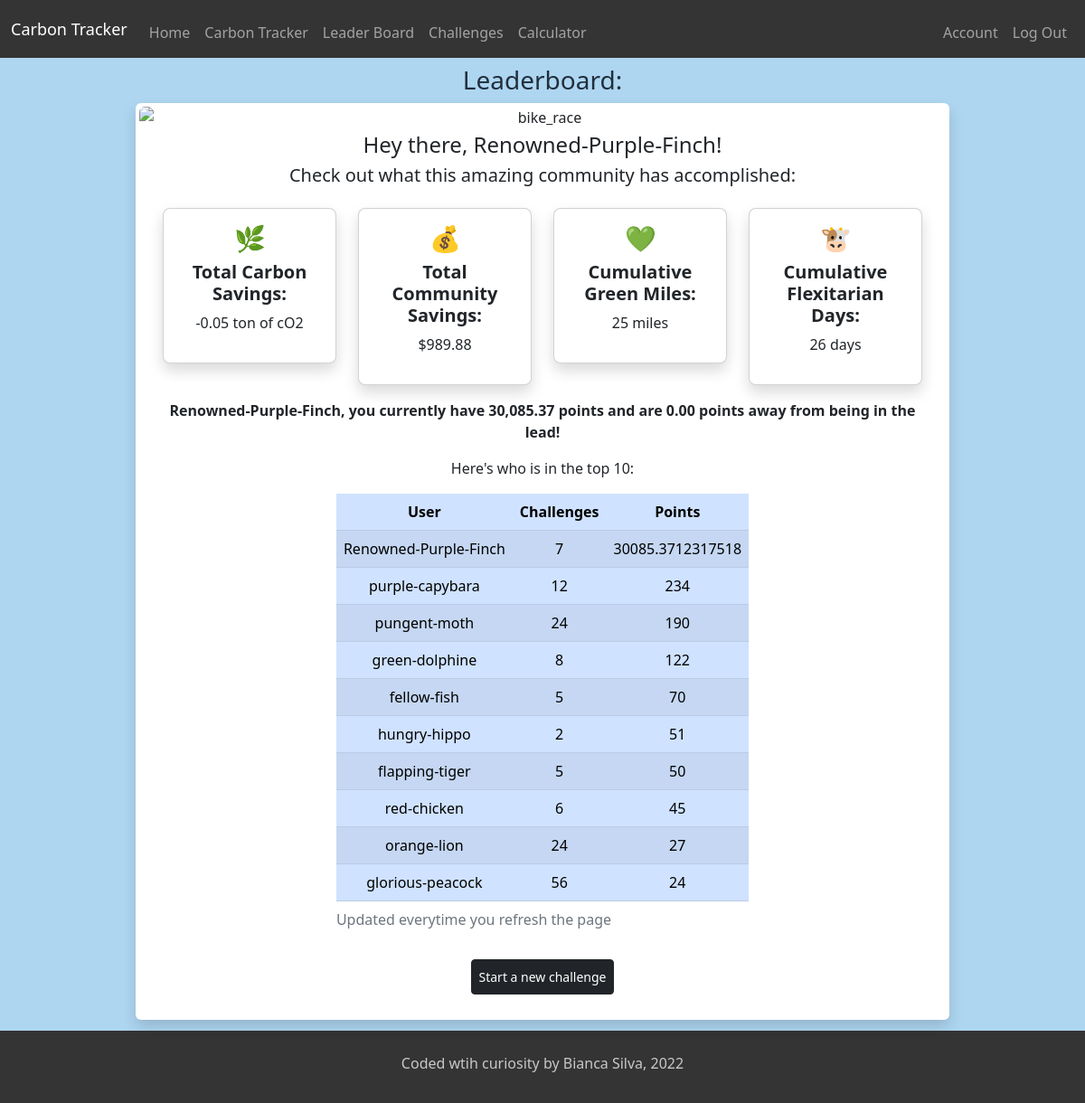
The app's page /leaderboard (signed in) with its own data.
### tables this page shows
CREATE TABLE users (id INTEGER PRIMARY KEY AUTOINCREMENT NOT NULL, name TEXT NOT NULL, email TEXT NOT NULL, leaderboardname TEXT NOT NULL, hash TEXT NOT NULL, datejoined DATETIME DEFAULT CURRENT_TIMESTAMP);

CREATE TABLE leaderboard (id INTEGER PRIMARY KEY AUTOINCREMENT NOT NULL, user_id INTEGER NOT NULL, leaderboardname TEXT NOT NULL, challenges NUMERIC, green_miles NUMERIC, carbon_saved NUMERIC, plastic_saved NUMERIC, total_points NUMERIC);

### app.py (the view)
@app.route("/leaderboard", methods=["GET", "POST"])
@login_required
def leaderboard():
  if request.method == "POST":
    print("Hey, it's post time")
    return redirect("/leaderboard")
  else:
    print("Hey, it's GET time, get it?")
    check_footprint = db.execute("SELECT user_id FROM footprint WHERE user_id=?", session.get("user_id"))
    print("CHeck if user in footprint: ", check_footprint)
    if len(check_footprint) == 0:
      flash("Please calculate your carbon footprint to get started")
      return redirect("/calculator")
    check_name = db.execute("SELECT leaderboardname FROM users WHERE id=?", session.get("user_id"))
    for item in check_name:
      leaderboardname = item['leaderboardname']
    carbon_savings_total = db.execute("SELECT SUM(carbon_savings) FROM trackers")
    print("Total carbon saved so far", carbon_savings_total)
    for item in carbon_savings_total:
      total_carbon_saved = item['SUM(carbon_savings)']
    total_carbon_saved = (co2(float(total_carbon_saved))).replace("per year", "")
    print("Total carbon saved from db: ", total_carbon_saved)
    money_savings_total = db.execute("SELECT SUM(saved_money) FROM trackers")
    for item in money_savings_total:
      total_money_saved = item['SUM(saved_money)']
    total_money_saved = str(total_money_saved)
    total_money_saved = "$" + total_money_saved
    plastic_saved = db.execute("SELECT SUM(saved_plastic) FROM trackers")
    print("Plastic saved: ", plastic_saved)
    for item in plastic_saved:
      total_plastic_saved = item['SUM(saved_plastic)']
    print("Plastic saved in db: ", total_plastic_saved)
    water_saved = db.execute("SELECT SUM(saved_water) FROM trackers")
    print("Water saved: ", water_saved)
    for item in water_saved:
      total_water_saved = item['SUM(saved_water)']
    print("Total community water savings: ", total_water_saved)
    miles_walked_biked = db.execute("SELECT SUM(miles_walk_bike) FROM trackers")
    print("Miles walked or biked: ", miles_walked_biked)
    for item in miles_walked_biked:
      total_miles = item['SUM(miles_walk_bike)']
    total_miles = str(total_miles)
    total_miles = total_miles + " miles"
    flexitarian_db = db.execute("SELECT SUM(less_beef), SUM(less_chicken), SUM(less_pork) FROM trackers")
    for item in flexitarian_db:
      beef_flex = item["SUM(less_beef)"]
      chicken_flex = item['SUM(less_chicken)']
      pork_flex = item['SUM(less_pork)']
    total_flex = int(beef_flex) + int(chicken_flex) + int(pork_flex)
    total_flex = str(total_flex)
    total_flex = total_flex + " days"
    print("FLEXITARIAN: ", total_flex)
    leaders = db.execute("SELECT leaderboardname, challenges, total_points FROM leaderboard ORDER BY total_points DESC LIMIT 10")
    print("LEADERS: ", leaders)
    for leader in leaders:
      leadingname = leader['leaderboardname']
      challenges = leader['challenges']
      totalpoints = leader['total_points']
    find_leader = db.execute("SELECT leaderboardname, total_points FROM leaderboard ORDER BY total_points DESC LIMIT 1")
    print("AND THE LEADER IS: ", find_leader)
    max_points = 0
    for points in find_leader:
      max_points = points['total_points']
    print("FIND CURRENT POSITION: ", max_points)
    you = db.execute("SELECT leaderboardname, total_points FROM leaderboard WHERE user_id=?", session.get("user_id"))
    temp_test = db.execute("SELECT leaderboardname, total_points FROM leaderboard WHERE user_id=?", session.get("user_id"))
    your_points = 0
    for points in temp_test:
      your_points = float(points['total_points'])
    points_to_top = formatfloat(max_points - your_points)
    your_points = formatfloat(your_points)
    return render_template("/leaderboard.html", yourpoints=your_points, pointstotop= points_to_top, leaders=leaders, leadingname=leadingname, challenges=challenges, totalpoints=totalpoints, flexitarian=total_flex, greenmiles=total_miles, dollarsavings=total_money_saved, carbonsavings=total_carbon_saved, leaderboardname=leaderboardname)

### app.py (called while the page is built)
@app.after_request
def after_request(response):
  response.headers["Cache-control"] = "no-cache, no-store, must-revalidate"
  response.headers["Expires"] = 0
  response.headers["Pragma"] = "no-cache"
  return response

### helpers.py (called while the page is built)
def login_required(f):
    @wraps(f)
    def decorated_function(*args, **kwargs):
      if session.get("user_id") is None:
        return redirect("/login")
      return f(*args, **kwargs)
    return decorated_function

def co2(value):
  tons = value / 1000
  if tons > 1:
    return f"{tons:,.2f} tons of cO2 per year"
  else:
    return f"{tons:,.2f} ton of cO2 per year"

def formatfloat(value):
  return f"{value:,.2f}"

### templates/leaderboard.html (shortened to what this page needs)
{% extends "layout.html" %}
{% block main %}
<form action="/leaderboard" method="get">
  <h3 class="darkBlue">Leaderboard:</h3>
  <div class="card body rounded-2 shadow p-1 border-0 m-1 justify-content-center mx-auto w-75">
  <img class="img-fluid rounded-2 mb-1" src="/static/bike_race.jpg" mx-auto w-auto alt="bike_race"/>
  <h4>Hey there, {{leaderboardname}}!</h4>
  <h5>Check out what this amazing community has accomplished:</h5>
  <div class="card-body">
  <div class="row justify-content-center">
    <div class="col-auto mb-2">
      <div class="d-flex">
        <div class="card shadow rounded-3" style="width: 12rem;">
          <div class="card-body">
            <h3>🌿</h3>
            <h5 class="card-title"><b>Total Carbon Savings:</b></h5>
            <p>{{carbonsavings}}</p>
          </div>
        </div>
      </div>
    </div>
    <div class="col-auto mb-2">
      <div class="d-flex">
        <div class="card shadow rounded-3" style="width: 12rem;">
          <div class="card-body">
            <h3>💰</h3>
            <h5 class="card-title"><b>Total Community Savings:</b></h5>
            <p>{{dollarsavings}}</p>
          </div>
        </div>
      </div>
    </div>
    <div class="col-auto mb-2">
      <div class="d-flex">
        <div class="card shadow rounded-3" style="width: 12rem;">
          <div class="card-body">
            <h3>💚</h3>
            <h5 class="card-title"><b>Cumulative Green Miles:</b></h5>
            <p>{{greenmiles}}</p>
          </div>
        </div>
      </div>
    </div>
    <div class="col-auto mb-2">
      <div class="d-flex">
        <div class="card shadow rounded-3" style="width: 12rem;">
          <div class="card-body">
            <h3>🐮</h3>
            <h5 class="card-title"><b>Cumulative Flexitarian Days:</b></h5>
            <p>{{flexitarian}}</p>
          </div>
        </div>
      </div>
    </div>
    <p class="mt-2"><b>{{leaderboardname}}, you currently have {{yourpoints}} points and are {{pointstotop}} points away from being in the lead!</b></p>
    <p>Here's who is in the top 10:</p>
    <table class="table table-striped table-primary table-hover table-responsive mx-auto w-auto">
      <caption>Updated everytime you refresh the page</caption>
      <thead>
        <tr>
          <th scope="col">User</th>
          <th scope="col">Challenges</th>
          <th scope="col">Points</th>
        </tr>
      </thead>
      <tbody>
        {% for leader in leaders %}
        <tr>
          {% for key, values in leader.items() %}
            <td>{{values}}</td>
          {% endfor %}
        </tr>
        {% endfor%}
      </tbody>
    </table>
</form>
  <form action="/challenges" method="post">
    <button class="btn btn-dark btn-sm m-2 p-2">Start a new challenge</button>
  </form>
{% endblock %}

### templates/layout.html (shortened to what this page needs)
<!DOCTYPE html>
<html lang="en">
<head>
</head>
    <link href="https://cdn.jsdelivr.net/npm/bootstrap@5.2.1/dist/css/bootstrap.min.css" rel="stylesheet">
   <link href="/static/styles.css" rel="stylesheet">
</head>
<body>
  <nav class="bg-dark border navbar navbar-expand-md navbar-dark border-0">
    <div class="container-fluid">
        <a class="navbar-brand" href="/">Carbon Tracker</a>
        <div class="collapse navbar-collapse" id="navbar">
            {% if session["user_id"] %}
                <ul class="navbar-nav me-auto mt-2">
                    <li class="nav-item"><a class="nav-link" href="/homeuser">Home</a></li>
                    <li class="nav-item"><a class="nav-link" href="/trackershopping">Carbon Tracker</a></li>
                    <li class="nav-item"><a class="nav-link" href="/leaderboard">Leader Board</a></li>
                    <li class="nav-item"><a class="nav-link" href="/challenges">Challenges</a></li>
                    <li class="nav-item"><a class="nav-link" href="/calculator">Calculator</a></li>
                </ul>
                <ul class="navbar-nav ms-auto mt-2">
                  <li class="nav-item"><a class="nav-link" href="/account">Account</a></li>
                    <li class="nav-item"><a class="nav-link" href="/logout">Log Out</a></li>
                </ul>
            {% endif %}
        </div>
    </div>
</nav>
<main class="container-fluid py-2 ps-0 pe-0 text-center dark-blue">
    {% block main %}{% endblock %}
</main>
<footer class="bg-dark border navbar-dark navbar-fixed-bottom p-3 border-0">
    <p class="text-center mt-2" id="credit">Coded wtih curiosity by Bianca Silva, 2022</p>
</footer>
</body>
</html>

### static/styles.css (style rules this page uses)
a { color: #212529; }
body { background-color: #EAECEE; }
nav .navbar-brand { font-size: large; }
.dark-blue { background-color: #AED6F1; }
#credit { color: #C8C8C9; }
.navbar-dark { background-color: #343434 !important; }
.darkBlue { color: #212F3D }

### records on screen
users: leaderboardname "Renowned-Purple-Finch"
leaderboard: leaderboardname "Renowned-Purple-Finch", leader "7", total_points "30085.3712317518"
leaderboard: leaderboardname "purple-capybara", leader "12" "234"
leaderboard: leaderboardname "pungent-moth", leader "24" "190"
leaderboard: leaderboardname "green-dolphine", leader "8" "122"
leaderboard: leaderboardname "fellow-fish", leader "5" "70"
leaderboard: leaderboardname "hungry-hippo", leader "2" "51"
leaderboard: leaderboardname "flapping-tiger", leader "5" "50"
leaderboard: leaderboardname "red-chicken", leader "6" "45"
leaderboard: leaderboardname "orange-lion", leader "24" "27"
leaderboard: leaderboardname "glorious-peacock", leader "56" "24"

### other values on screen
{{ carbonsavings }} "-0.05 ton of cO2"
{{ dollarsavings }} "$989.88"
{{ greenmiles }} "25 miles"
{{ flexitarian }} "26 days"
{{ yourpoints }} "30,085.37"
{{ pointstotop }} "0.00"
